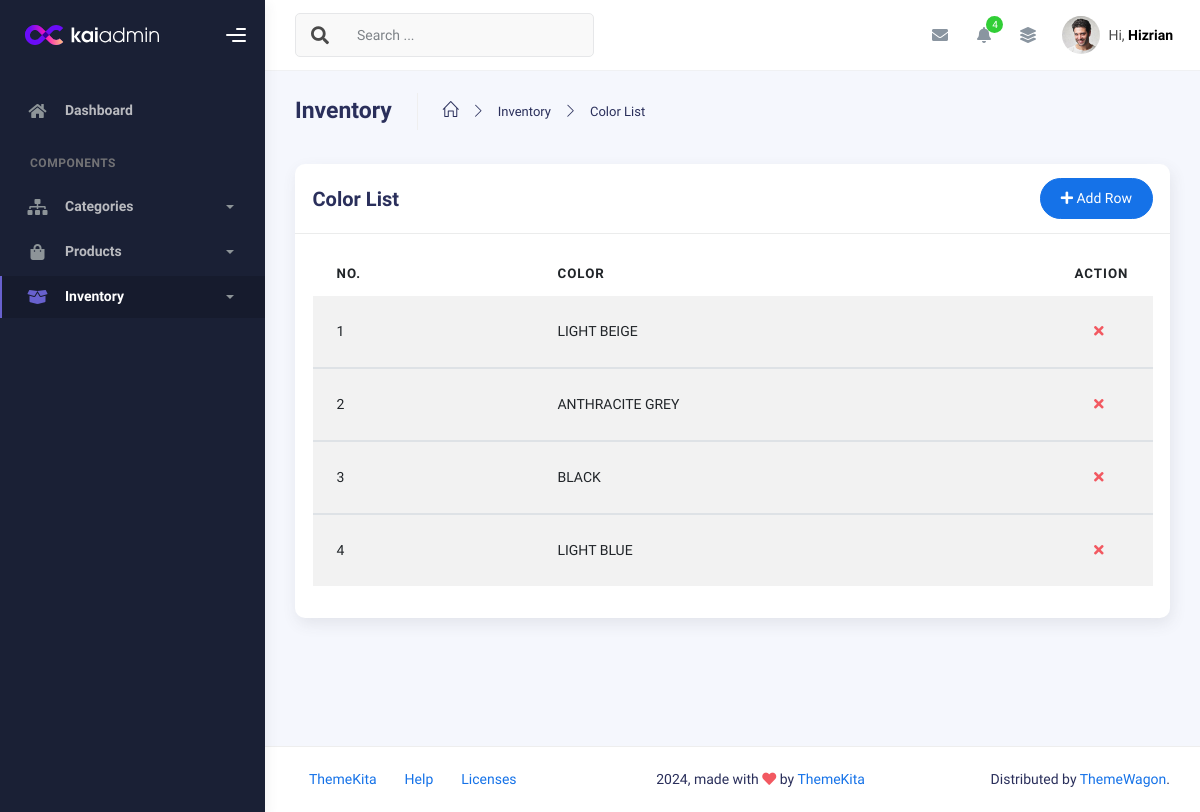
The app's page /liora_admin/color_list/, older data.
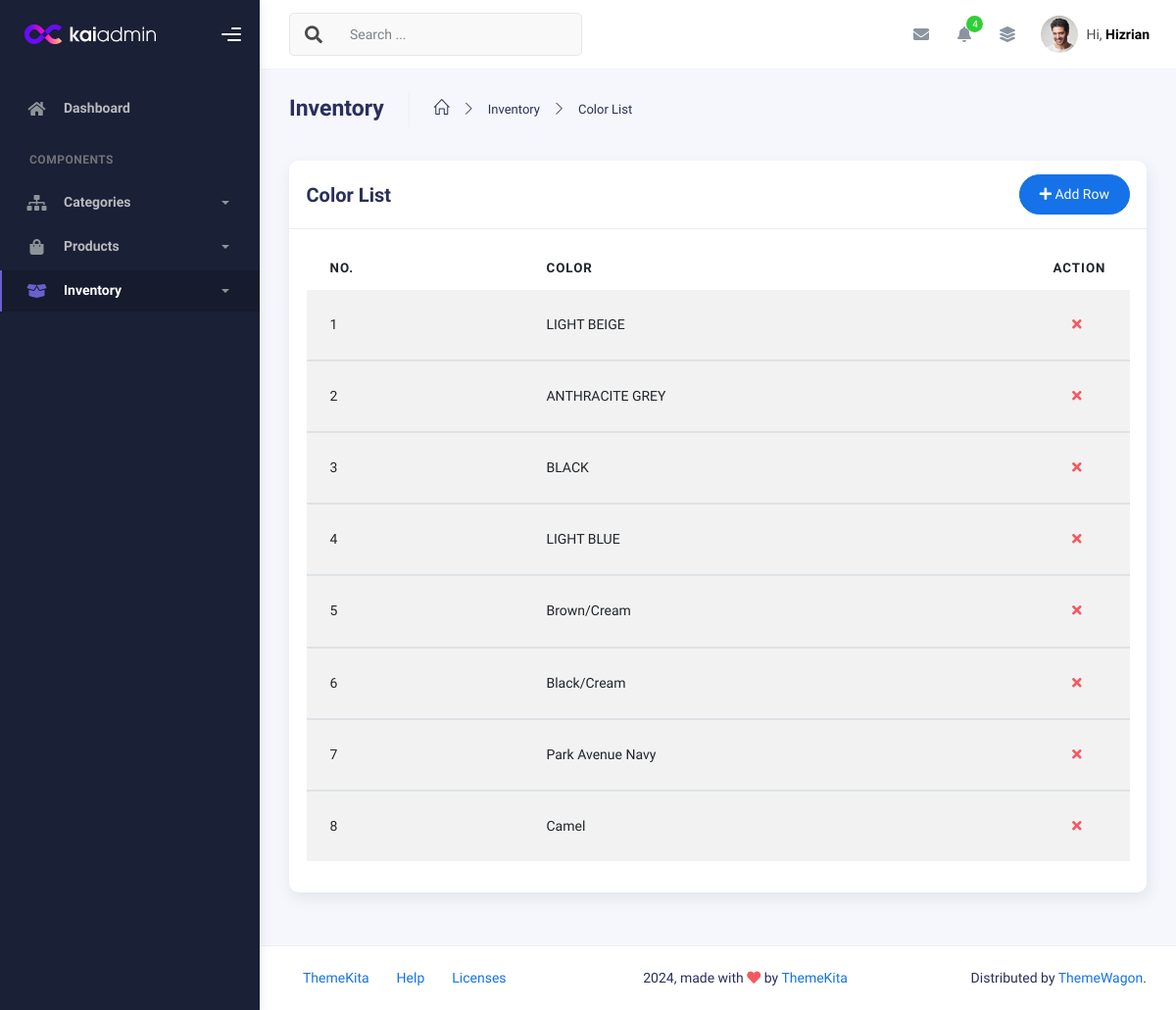
The same page, newer data.
### products/models.py (models this page shows, shortened)
class Color(models.Model):
    name = models.CharField(max_length=50)
    hex_code = models.CharField(max_length=7, blank=True)

### admin_panel/views.py (the view)
# urls.py: path('color_list/', views.color_list, name='color_list'),
def color_list(request):
    colors = Color.objects.all()
    form = ColorForm()
    if request.method == 'POST':
        form = ColorForm(request.POST)
        if form.is_valid():
            form.save()
            return redirect('color_list')
    context = {
        'delete_url_name' : 'color_delete',
        'heading' : 'Color',
        'property' : colors,
        'form' : form,
    }
    return render(request,'inventory/property_list.html',context)

### admin_panel/forms.py
class ColorForm(forms.ModelForm):
    class Meta:
        model = Color
        fields = '__all__'
        widgets = {
            'hex_code' : forms.TextInput(attrs={
                'type' : 'color',
                'class' : 'form-control form-control-color',
                'style': 'height: 50px; width: 100%; padding: 0; border: 1px solid #ccc;; cursor: pointer;',
                'title': 'Choose your color'
            }),
            'name' : forms.TextInput(attrs={
                'class' : 'form-control',
                'placeholder' : 'Enter color name',
            })
        }
        labels = {
            'hex_code' : 'Choose Color'
        }

### products/templatetags/nav_tags.py (called while the page is built)
@register.simple_tag(takes_context=True)
def active_class(context, url_name):
    from django.urls import resolve
    try:
        return "active" if resolve(context['request'].path_info).url_name == url_name else ""
    except:
        return ""

### admin_panel/templates/inventory/property_list.html (shortened to what this page needs)
{% extends "admin/admin_layout.html" %}
  {% load static %}
  {% block admin_content %}
        <div class="container">
          <div class="page-inner">
            <div class="page-header">
              <h3 class="fw-bold mb-3">Inventory</h3>
              <ul class="breadcrumbs mb-3">
                <li class="nav-home">
                  <a href="#">
                    <i class="icon-home"></i>
                  </a>
                </li>
                <li class="separator">
                  <i class="icon-arrow-right"></i>
                </li>
                <li class="nav-item">
                  <a href="#">Inventory</a>
                </li>
                <li class="separator">
                  <i class="icon-arrow-right"></i>
                </li>
                <li class="nav-item">
                  <a href="#">{{heading}} List</a>
                </li>
              </ul>
            </div>
            <div class="row">
              <div class="col-md-12">
                <div class="card">
                  <div class="card-header">
                    <div class="d-flex align-items-center justify-content-between">
                      <h4 class="card-title">{{heading}} List</h4>
                      <button
                        type="button"
                        class="btn btn-primary btn-round ms-auto"
                        data-bs-toggle="modal"
                        data-bs-target="#addRowModal"
                      >
                        <i class="fa fa-plus"></i>
                        Add Row
                      </button>
                    </div>
                  </div>
                  <div class="card-body">
                    <div class="table-responsive">
                      <table
                        id="add-row"
                        class="display table table-striped table-hover"
                      >
                        <thead>
                          <tr>
                            <th>No.</th>
                            <th>{{heading}}</th>
                            <th style="width: 10%">Action</th>
                          </tr>
                        </thead>
                        {% for item in property%}
                        <tbody>
                          <tr>
                            <td>{{forloop.counter}}</td>
                            <td>
                              {{item.name}}
                            </td>
                            <td>
                              <div class="form-button-action">
                                <button
                                  type="button"
                                  data-bs-toggle="modal"
                                  class="btn btn-link btn-danger"
                                  data-original-title="Remove"
                                  data-bs-target="#deleteModal{{ item.id }}"
                                >
                                  <i class="fa fa-times"></i>
                                </button>
                              </div>
                            </td>
                          </tr>
                        </tbody>
                        {% endfor %}
                      </table>
                    </div>
                  </div>
                </div>
              </div>
            </div>
          </div>
        </div>
  {% endblock admin_content %}

Row changes from the older to the newer data that the page shows:
added Color: name "Brown/Cream"
added Color: name "Black/Cream"
added Color: name "Park Avenue Navy"
added Color: name "Camel"
